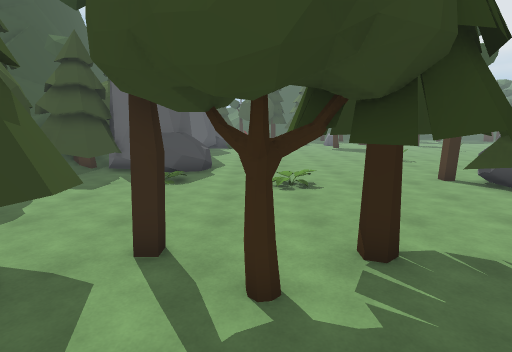
view 1 (above)

24 first-person views from a walk through a 3-D level made in the Unity game engine. The camera is 1.3 m above the floor, tilts 10° down and sees 80° across. The floor is counted in squares, 1 m on a side. Each view is taken from the middle of a square. On the plan, view 1 faces up. The plan holds only what a view shows up to about 14 squares ahead; the rest is blank. The place goes on beyond the plan.

view 2
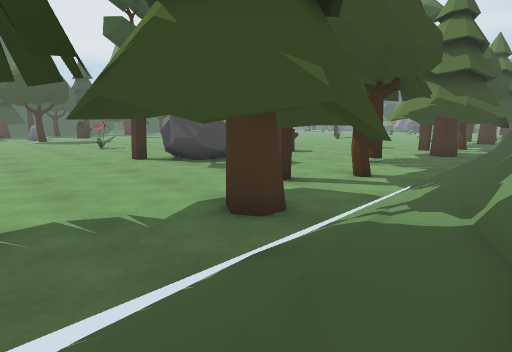

view 3
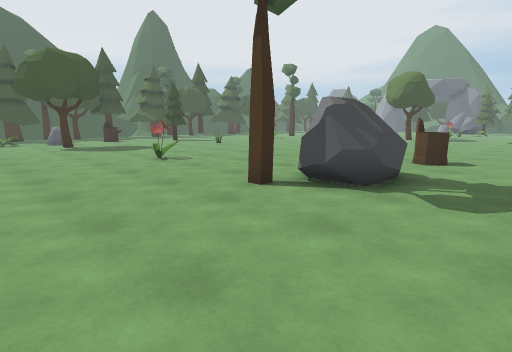

view 4
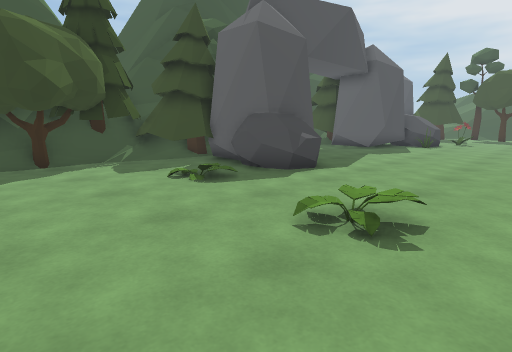

view 5
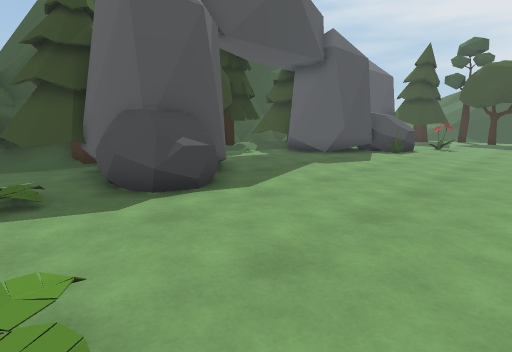

view 6
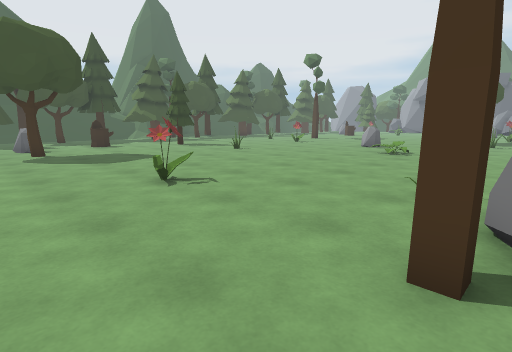

view 7
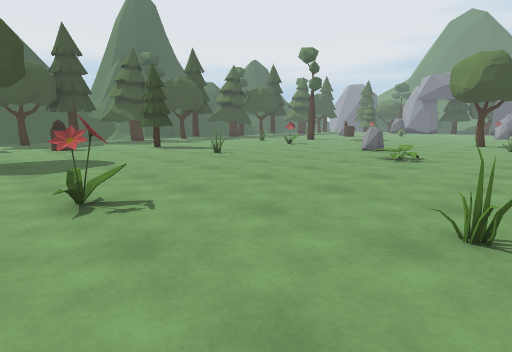

view 8
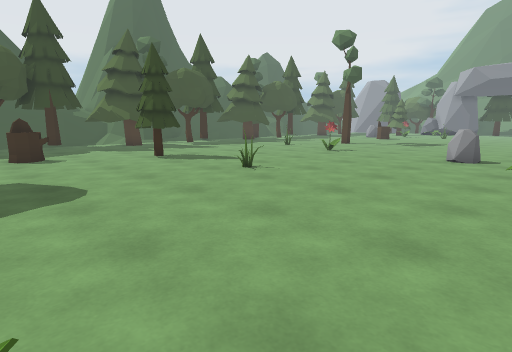

view 9
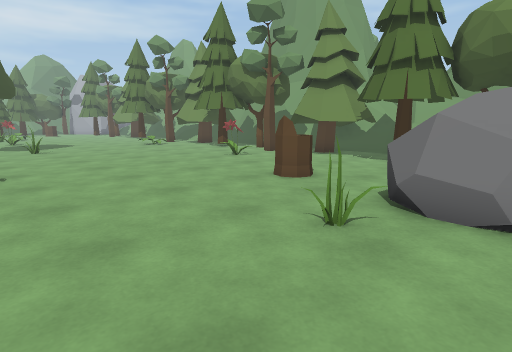

view 10
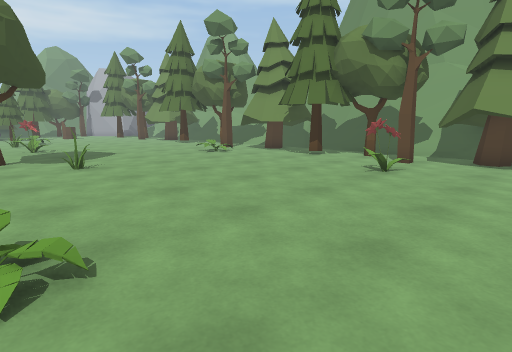

view 11
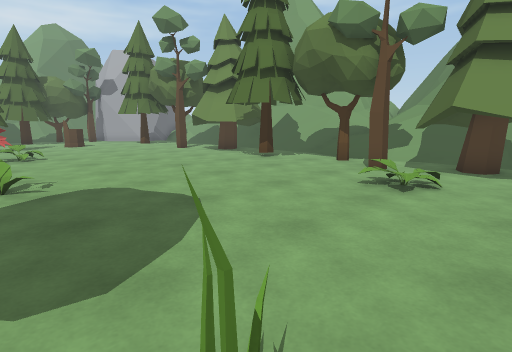

view 12
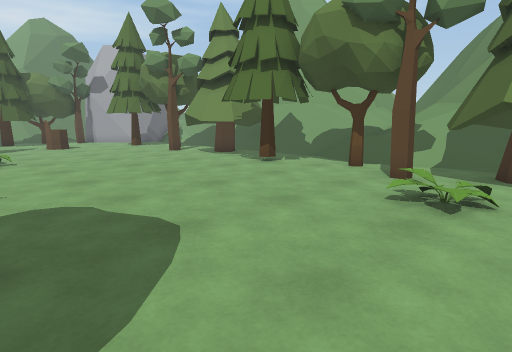

view 13
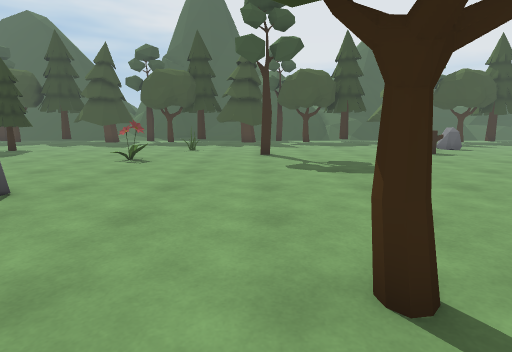

view 14
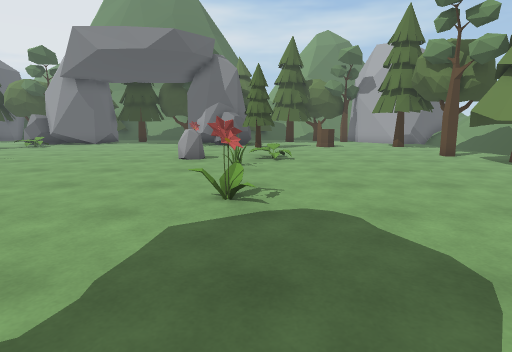

view 15
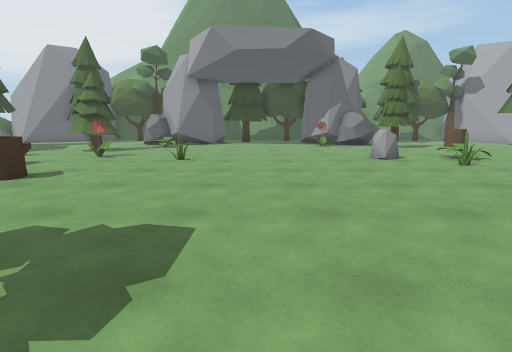

view 16
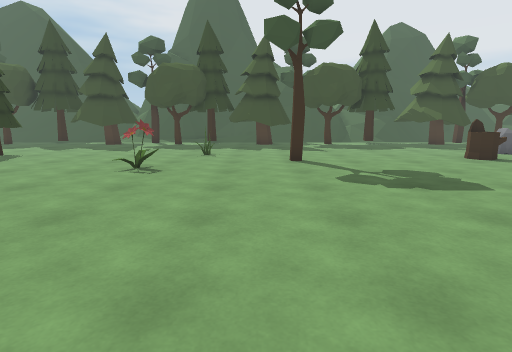

view 17
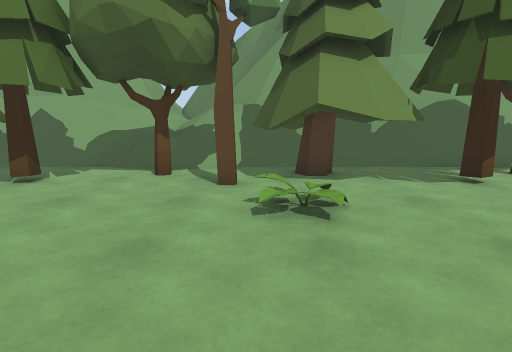

view 18
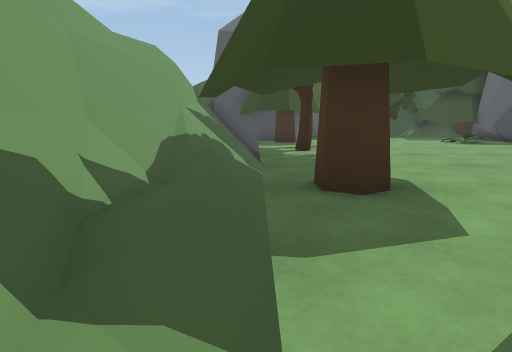

view 19
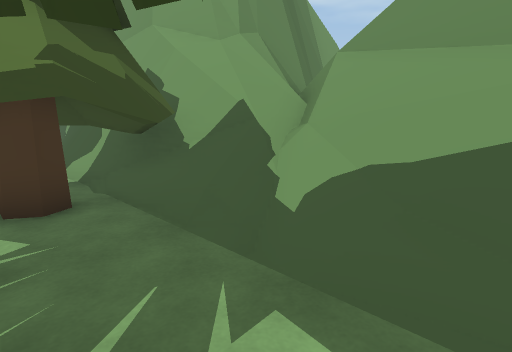

view 20
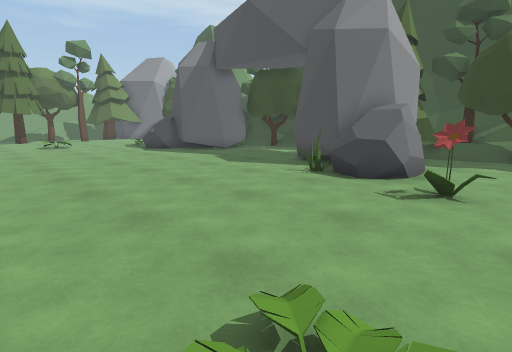

view 21
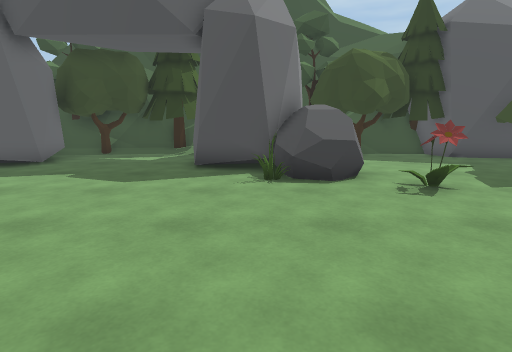

view 22
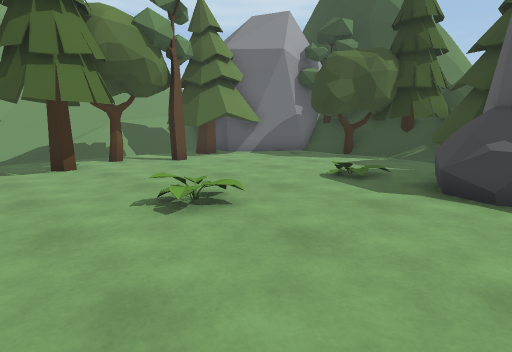

view 23
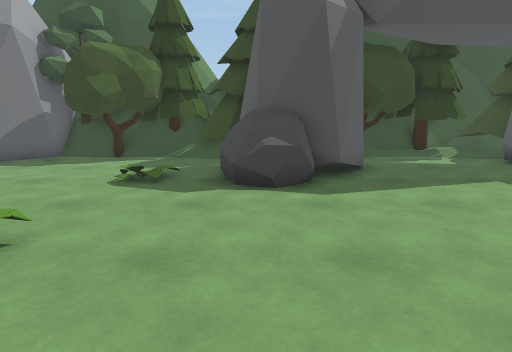

view 24
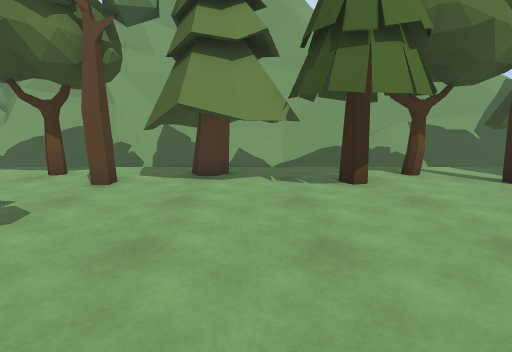

### Floor plan
Key: @ floor where view 1 was taken; # wall or solid block; x gap in a wall; . main floor; : floor 0.25 m higher than the main floor; - floor 0.25 m lower than the main floor; + floor 2 m higher than the main floor; * floor 3.25 m higher than the main floor; % floor 3.5 m higher than the main floor; & floor 3.75 m higher than the main floor; $ floor 4 m higher than the main floor; / step, stairs or slope; = window, fence, low wall or low ledge; ^ raised ledge; v drop or lower ground; T tree; R rock; S stump; F flower; H house; O other object.
Columns run from 10 left of view 1 to 39 right of it. Each row starts with its distance up from view 1.
 28  ##T.......... .  ..S........ ...... .......   ...
 27 ##TTT....F..../ RR..S...T...................RR...T
 26 ###.............R......TT.......O................T
 25 #TTT..RRR.................................SS...F..
 24 # TT  RRR.......T..................T..............
 23 #TTT  HH.......................F..................
 22 #TTT HH.......................................O...
 21 #TTTHHH.................O.........................
 20 ##TT..............................................
 19  #TT..............................................
 18  #T...............................................
 17  ##TT.........................R...................
 16  ##.HH...........F................................
 15  ## HHHH......................................R...
 14  #TT   RR...........................T.........R...
 13   TTT RRR.........................O.....F...O....
 12   TTT.RR............O.........................//..
 11  #TT.............T............................//..
 10  ##T...:...//.....RRR.............................
  9  ##T......./.....RRR ..S..........................
  8  ##T..............................................
  7  ##........................F.......//.............
  6  ##................................//.............
  5  #RR.TTT......TT........TTT......TTT........TT....
  4   RRTTTTT...TT.TTT....T.TTTTT..T.TTTTT...T.T.TTT..
  3    R T#TT.T..T.TTT.T....TTTT.T...TTTT.T....TTTT..T
  2       #T /////TTT///////TTT#=====TTT//////#T   //
  1     RT////////----====///############=//==###   #=
  0       ////@/////#####=#/====###   ===/////=###  ##
 -1     v========O########=#+ ^^ ^     v=/ /=^^^
 -2       &%*xv####   ## ##=  ^        ==/ /=
 -3        &$==v###          v^        ^^^==#
 -4             ###          v^        ##^##
 -5                           #

Positions as (right, up) in squares from view 1, and headings:
1: (0, 0), facing up
2: (2, 0), facing up-right
3: (2, 6), facing up-right
4: (3, 6), facing up-left
5: (3, 10), facing up-left
6: (4, 10), facing up-right
7: (6, 11), facing up-right
8: (8, 15), facing up-right
9: (8, 15), facing down-right
10: (14, 15), facing down-right
11: (23, 13), facing down-right
12: (24, 12), facing down-right
13: (25, 12), facing up
14: (25, 12), facing right
15: (25, 19), facing right
16: (24, 14), facing up
17: (26, 11), facing down
18: (9, 2), facing left
19: (10, 4), facing down-right
20: (5, 28), facing down-left
21: (5, 23), facing left
22: (4, 14), facing down-left
23: (4, 13), facing left
24: (4, 11), facing down
